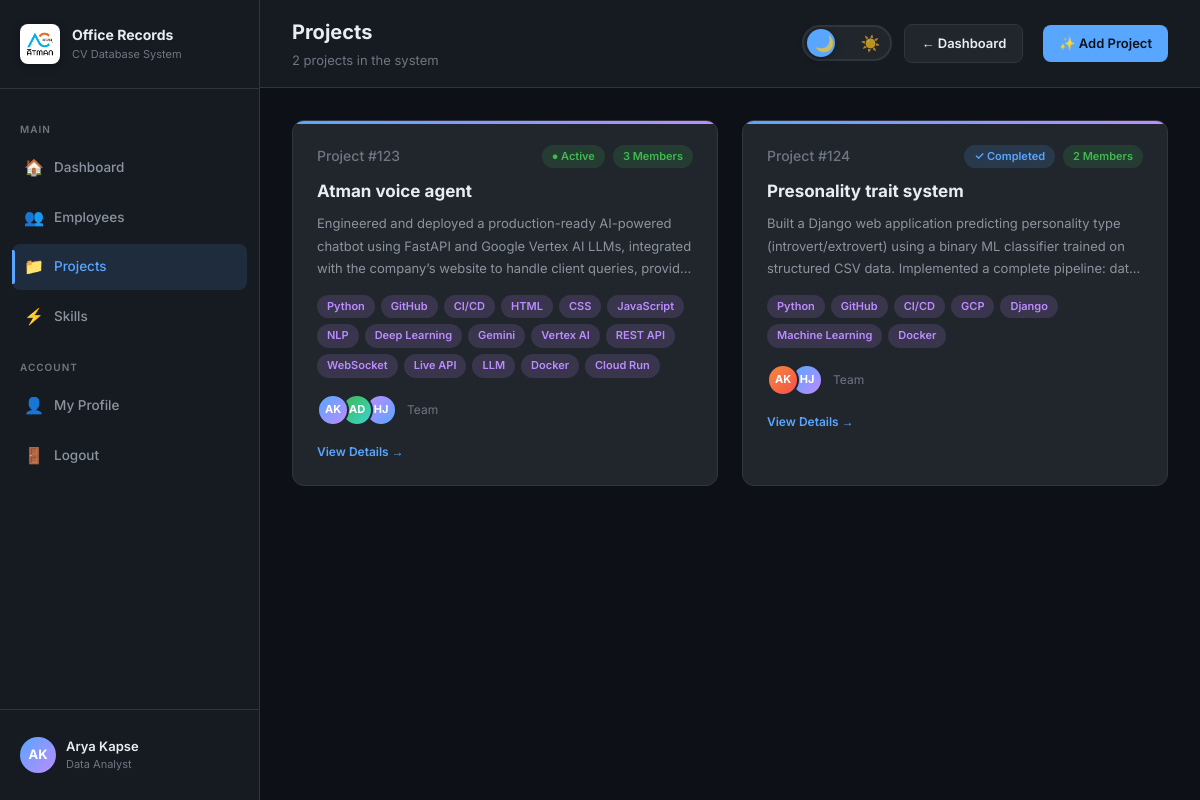
Page /projects/ (signed in) on the committed database.
### records/models.py (models this page shows, shortened)
class Employee(models.Model):
    ROLE_HR = 'HR'
    ROLE_MANAGER = 'Manager'
    ROLE_EMPLOYEE = 'Employee'
    ROLE_CHOICES = [
        ('HR', 'HR'),
        ('Manager', 'Manager'),
        ('Employee', 'Employee'),
    ]
    emp_id = models.IntegerField(primary_key=True)
    emp_name = models.CharField(max_length=200)
    IAM = models.CharField(max_length=20, choices=ROLE_CHOICES, default='Employee')
    password = models.CharField(max_length=100)
    email = models.EmailField(max_length=200, blank=True, null=True)
    profile_summary = models.TextField(blank=True, null=True)
    linkedin_url = models.CharField(max_length=300, blank=True, null=True)
    github_portfolio_url = models.CharField(max_length=300, blank=True, null=True)
    joining_date = models.CharField(max_length=50, blank=True, null=True)
    manager_id = models.IntegerField(blank=True, null=True)
    designation = models.CharField(max_length=200, blank=True, null=True)
    experience = models.CharField(max_length=50, blank=True, null=True)
    total_utilization = models.FloatField(default=0, blank=True, null=True)
    class Meta:
        db_table = 'employee'
    def get_initials(self):
        parts = self.emp_name.split()
        return ''.join(p[0].upper() for p in parts[:2])

class Project(models.Model):
    STATUS_CHOICES = [
        ('Active', 'Active'),
        ('Completed', 'Completed'),
        ('On Hold', 'On Hold'),
        ('Cancelled', 'Cancelled'),
    ]
    project_id = models.IntegerField(primary_key=True)
    project_name = models.CharField(max_length=300)
    description = models.TextField(blank=True, null=True)
    status = models.CharField(max_length=50, blank=True, null=True, choices=STATUS_CHOICES)
    manager_id = models.CharField(max_length=200, blank=True, null=True, db_column='manager_id')
    class Meta:
        db_table = 'project'

class ProjectTech(models.Model):
    project = models.ForeignKey(Project, on_delete=models.CASCADE, related_name='technologies', db_column='project_id')
    skill = models.ForeignKey(Skill, on_delete=models.CASCADE, related_name='projects', db_column='skill_id')
    class Meta:
        db_table = 'project_tech'
        unique_together = ('project', 'skill')

class Skill(models.Model):
    skill_id = models.CharField(max_length=20, primary_key=True)
    skill_name = models.CharField(max_length=200)
    category = models.CharField(max_length=200, blank=True, null=True)
    class Meta:
        db_table = 'skill'

class Work(models.Model):
    work_id = models.CharField(max_length=20, primary_key=True)
    employee = models.ForeignKey(Employee, on_delete=models.CASCADE, related_name='works', db_column='emp_id')
    project = models.ForeignKey(Project, on_delete=models.CASCADE, related_name='works', db_column='project_id')
    role_in_project = models.CharField(max_length=200, blank=True, null=True)
    work_summary = models.TextField(blank=True, null=True)
    utilization = models.FloatField(default=0, blank=True, null=True)
    class Meta:
        db_table = 'work'

### records/views.py (the view)
    def wrapper(request, *args, **kwargs):
        if not request.session.get('emp_id'):
            return redirect('records:login')
        return view_func(request, *args, **kwargs)

### records/views.py (called while the page is built)
def login_required_custom(view_func):
    def wrapper(request, *args, **kwargs):
        if not request.session.get('emp_id'):
            return redirect('records:login')
        return view_func(request, *args, **kwargs)
    wrapper.__name__ = view_func.__name__
    return wrapper

def get_session_iam(request):
    return request.session.get('IAM', 'Employee')

@login_required_custom
def project_list_view(request):
    projects = Project.objects.annotate(
        team_size=Count('works__employee', distinct=True)
    ).prefetch_related('technologies__skill')
    current_emp = Employee.objects.filter(emp_id=request.session.get('emp_id')).first()
    user_iam = get_session_iam(request)
    context = {
        'projects': projects,
        'current_emp': current_emp,
        'user_iam': user_iam,
    }
    return render(request, 'records/project_list.html', context)

### templates/records/project_list.html (shortened to what this page needs)
{% extends "records/base.html" %}
{% block page_title %}Projects{% endblock %}
{% block page_sub %}{{ projects|length }} project{{ projects|length|pluralize }} in the system{% endblock %}
{% block topbar_actions %}
<a href="{% url 'records:dashboard' %}" class="btn btn-secondary">← Dashboard</a>
{% if user_iam == 'HR' or user_iam == 'Manager' %}
<a href="{% url 'records:add_project' %}" class="btn btn-primary" style="margin-left: 8px;">✨ Add Project</a>
{% endif %}
{% endblock %}
{% block content %}
<div style="display:grid;grid-template-columns:repeat(auto-fill,minmax(340px,1fr));gap:24px">
  {% for proj in projects %}
  <a href="{% url 'records:project_detail' proj.project_id %}" class="project-card" style="text-decoration:none;color:inherit">
    <div style="display:flex;align-items:flex-start;justify-content:space-between;margin-bottom:12px">
      <div style="font-size:14px;color:var(--text-muted);font-weight:500">Project #{{ proj.project_id }}</div>
      <div style="display:flex;gap:8px;align-items:center">
        {% if proj.status %}
        <span class="badge {% if proj.status == 'Active' %}badge-green{% elif proj.status == 'Completed' %}badge-blue{% elif proj.status == 'On Hold' %}badge-orange{% else %}badge-red{% endif %}">
          {% if proj.status == 'Active' %}● {% elif proj.status == 'Completed' %}✓ {% endif %}{{ proj.status }}
        </span>
        {% endif %}
        <span class="badge badge-green">{{ proj.team_size }} member{{ proj.team_size|pluralize }}</span>
      </div>
    </div>
    <h2 class="project-name">{{ proj.project_name }}</h2>
    <p class="project-desc">{{ proj.description }}</p>
    {% if proj.technologies.all %}
    <div class="tags" style="margin-bottom:16px">
      {% for pt in proj.technologies.all %}
      <span class="badge badge-purple">{{ pt.skill.skill_name }}</span>
      {% endfor %}
    </div>
    {% endif %}
    <div style="display:flex;align-items:center;gap:-6px;margin-top:auto">
      {% for work in proj.works.all|slice:":5" %}
      <div class="avatar" style="width:32px;height:32px;font-size:11px;margin-left:{% if not forloop.first %}-8px{% else %}0{% endif %};border:2px solid var(--bg-card);z-index:{{ forloop.revcounter }};background:linear-gradient(135deg,
        {% cycle '#58a6ff,#bc8cff' '#3fb950,#39d4d1' '#bc8cff,#58a6ff' '#f0883e,#f85149' %})">
        {{ work.employee.get_initials }}
      </div>
      {% endfor %}
      <span style="margin-left:10px;font-size:12px;color:var(--text-muted)">Team</span>
    </div>
    <div style="margin-top:16px;font-size:12px;color:var(--accent-blue);font-weight:600">View Details →</div>
  </a>
  {% empty %}
  <div class="empty-state" style="grid-column:1/-1">
    <div class="empty-state-icon">📁</div>
    <div class="empty-state-text">No projects found.</div>
  </div>
  {% endfor %}
</div>
{% endblock %}

### templates/records/base.html (shortened to what this page needs)
{% load static %}
<!DOCTYPE html>
<html lang="en">
<head>
  <link rel="stylesheet" href="{% static 'css/style.css' %}?v={{ request.resolver_match.url_name }}{% now 'U' %}"/>
</head>
<body>
<div class="app-layout">
  <aside class="sidebar" id="sidebar">
    <div class="sidebar-brand">
      <div class="brand-icon" style="background:white;padding:4px">
        <img src="{% static 'images/AI_Symbol.png' %}" alt="Logo" style="width:100%;height:100%;object-fit:contain;display:block">
      </div>
      <div class="brand-text">
        <span class="brand-title">Office Records</span>
        <span class="brand-sub">CV Database System</span>
      </div>
    </div>
    <nav class="sidebar-nav">
      <span class="nav-section-label">Main</span>
      <a href="{% url 'records:dashboard' %}"
         class="nav-link {% if request.resolver_match.url_name == 'dashboard' %}active{% endif %}">
        <span class="nav-icon">🏠</span> Dashboard
      </a>
      <a href="{% url 'records:employee_list' %}"
         class="nav-link {% if 'employee' in request.resolver_match.url_name %}active{% endif %}">
        <span class="nav-icon">👥</span> Employees
      </a>
      <a href="{% url 'records:project_list' %}"
         class="nav-link {% if 'project' in request.resolver_match.url_name %}active{% endif %}">
        <span class="nav-icon">📁</span> Projects
      </a>
      <a href="{% url 'records:skills' %}"
         class="nav-link {% if request.resolver_match.url_name == 'skills' %}active{% endif %}">
        <span class="nav-icon">⚡</span> Skills
      </a>
      <span class="nav-section-label">Account</span>
      <a href="{% url 'records:my_profile' %}" class="nav-link">
        <span class="nav-icon">👤</span> My Profile
      </a>
      <a href="{% url 'records:logout' %}" class="nav-link">
        <span class="nav-icon">🚪</span> Logout
      </a>
    </nav>
    <div class="sidebar-footer">
      <a href="{% url 'records:my_profile' %}" class="user-card" style="text-decoration:none">
        <div class="user-avatar" id="sidebarAvatar" data-name="{{ request.session.emp_name|default:'' }}">
        </div>
        <div class="user-info">
          <div class="user-name">{{ request.session.emp_name }}</div>
          <div class="user-role">{{ request.session.designation|default:"Employee" }}</div>
        </div>
      </a>
    </div>
  </aside>
  <main class="main-content">
    <div class="topbar">
      <div style="display:flex; align-items:center; gap:16px;">
        <div>
          <div class="topbar-title">{% block page_title %}Dashboard{% endblock %}</div>
          <div class="topbar-sub">{% block page_sub %}{% endblock %}</div>
        </div>
      </div>
      <div class="topbar-actions">
        <div class="theme-switch" id="themeToggle" title="Toggle Light/Dark Mode">
          <span>🌙</span>
          <span>☀️</span>
          <div class="switch-knob"></div>
        </div>
        {% block topbar_actions %}{% endblock %}
      </div>
    </div>
    <div class="page-content animate-fade-in">
      {% block content %}{% endblock %}
    </div>
  </main>
</div>
</body>
</html>

### templates/records/base.html (style rules this page uses)
.theme-switch { position: relative; width: 90px; height: 36px; border: 2px solid var(--border); border-radius: 999px; background: var(--bg-card); display: flex; align-items: center; justify-content: space-between; padding: 0 10px; cursor: pointer; flex-shrink: 0; user-select: none; }
.theme-switch span { font-size: 16px; z-index: 2; user-select: none; opacity: 0.7; transition: opacity 0.3s ease, transform 0.3s ease; }
.theme-switch .switch-knob { position: absolute; top: 2px; left: 3px; width: 28px; height: 28px; background: var(--accent-blue, #58a6ff); border-radius: 50%; transition: transform 0.35s cubic-bezier(0.34, 1.56, 0.64, 1), background 0.35s ease; box-shadow: 0 2px 8px rgba(0,0,0,0.3); pointer-events: none; }

### rows in the picture
Employee: session.emp_name "Arya Kapse", session.designation "Data Analyst"
Project: project_id "123", status "Active", team_size "3", project_name "Atman voice agent", description "Engineered and deployed a production-ready AI-powered chatbot using FastAPI and Google Vertex AI LLMs, integrated with the company’s website to handle client queries,…"
ProjectTech: skill.skill_name "Python"
ProjectTech: skill.skill_name "GitHub"
ProjectTech: skill.skill_name "CI/CD"
ProjectTech: skill.skill_name "HTML"
ProjectTech: skill.skill_name "CSS"
ProjectTech: skill.skill_name "JavaScript"
ProjectTech: skill.skill_name "NLP"
ProjectTech: skill.skill_name "Deep Learning"
ProjectTech: skill.skill_name "Gemini"
ProjectTech: skill.skill_name "Vertex AI"
ProjectTech: skill.skill_name "REST API"
ProjectTech: skill.skill_name "WebSocket"
ProjectTech: skill.skill_name "Live API"
ProjectTech: skill.skill_name "LLM"
ProjectTech: skill.skill_name "Docker"
ProjectTech: skill.skill_name "Cloud Run"
Work: employee.get_initials "AK"
Work: employee.get_initials "AD"
Work: employee.get_initials "HJ"
Project: project_id "124", status "Completed", team_size "2", project_name "Presonality trait system", description "Built a Django web application predicting personality type (introvert/extrovert) using a binary ML classifier trained on structured CSV data. Implemented a complete pipeline:…"
ProjectTech: skill.skill_name "Python"
ProjectTech: skill.skill_name "GitHub"
ProjectTech: skill.skill_name "CI/CD"
ProjectTech: skill.skill_name "GCP"
ProjectTech: skill.skill_name "Django"
ProjectTech: skill.skill_name "Machine Learning"
ProjectTech: skill.skill_name "Docker"
Work: employee.get_initials "AK"
Work: employee.get_initials "HJ"

### other values in the picture
{{ projects|length }} "2"
